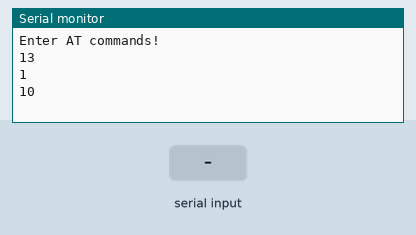
The sketch below on a simulated Arduino Uno, built with avr-gcc and run on an emulated ATmega328P. On the bench: the last lines printed to the serial monitor. The inputs (shaded band) are chosen by the test bench. The modem accepts every AT command (registered, SIM ready, sends succeed) and sends nothing else.

Above: at 1.5 s.
1.6 s: "1" received over Serial
At 4.2 s:
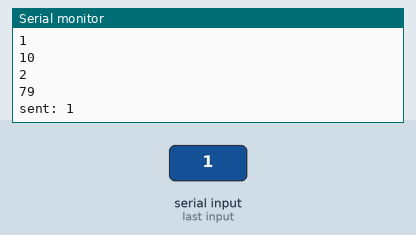
4.8 s: "0" received over Serial
At 7.2 s:
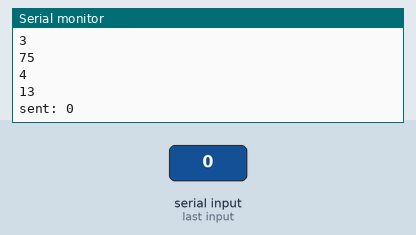
Timing chart, 0 to 8.7 s (numbered marks = the images above; inputs shaded):
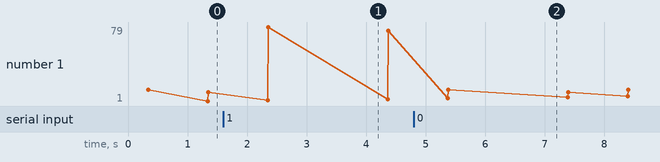

Measured:
- after the input at 1.6 s, the serial monitor: prints a new line after 1.8 s (image 1)
- after the input at 4.8 s, the serial monitor: prints a new line after 1.6 s (image 2)

The sketch:

hc-05-working.ino
```cpp
  #include <SoftwareSerial.h>
  SoftwareSerial EEBlue(3,4); // RX | TX

String c = "";
int counter = 0;
  void setup()
  {
    Serial.begin(9600);
//    EEBlue.begin(38400);  //Baud Rate for command Mode.
    EEBlue.begin(9600);
    Serial.println("Enter AT commands!");
    delay(100);
    EEBlue.println("AT+UART");
    delay(100);
//    EEBlue.begin(9600);
    delay(100);
    EEBlue.println("AT+PSWD");
    EEBlue.println("AT+RNAME");
  }

  void loop()
  {
   EEBlue.println("AT+UART");

    // Feed any data from bluetooth to Terminal.
    if (EEBlue.available()){
      Serial.println(EEBlue.read());
    }
    // Feed all data from termial to bluetooth
    if (Serial.available()){
      c = Serial.readString();
      EEBlue.println(c);
      Serial.println("sent: "+c);
    }
    delay(1000);
    counter+=1;
    Serial.println(counter);
  }
```
